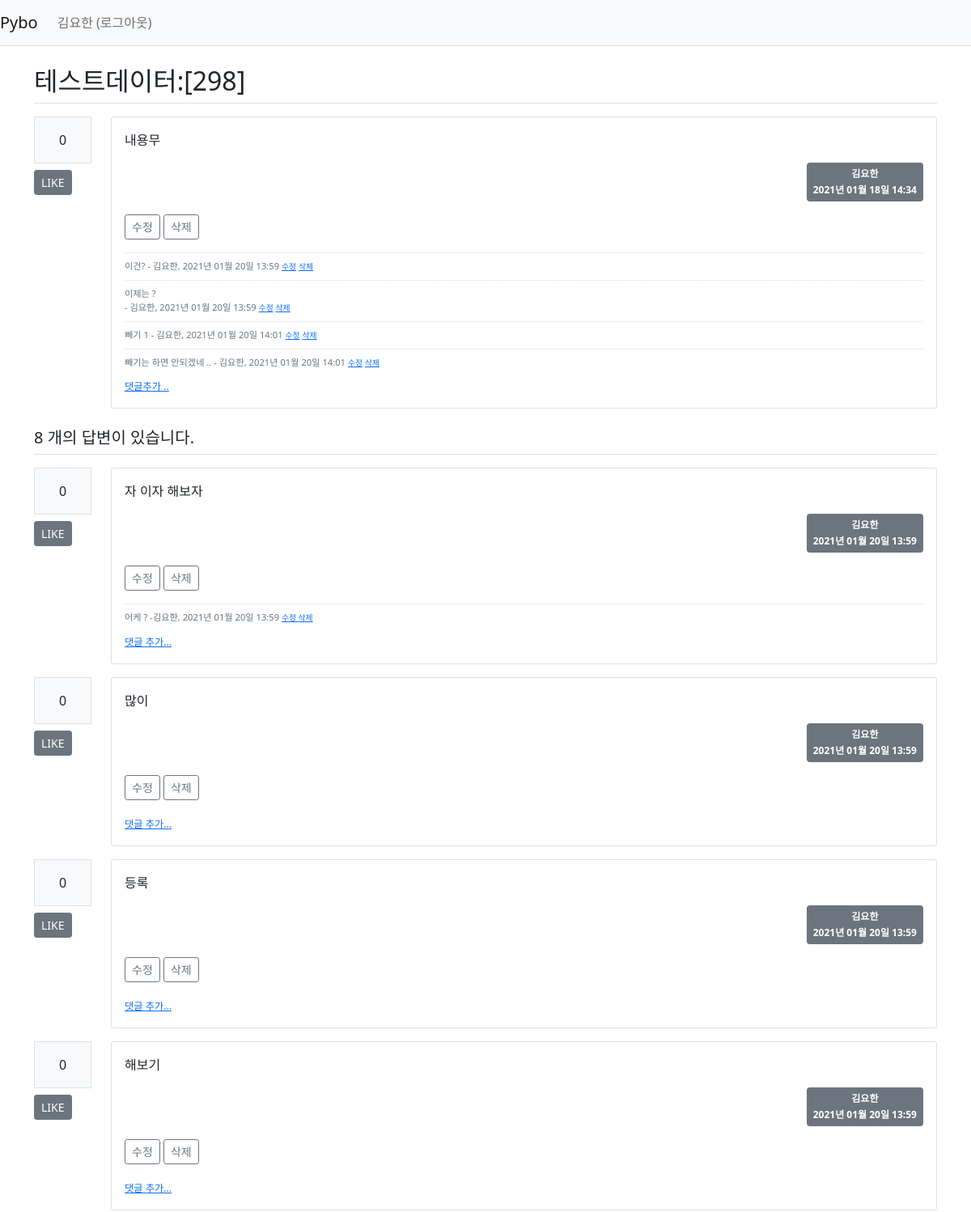
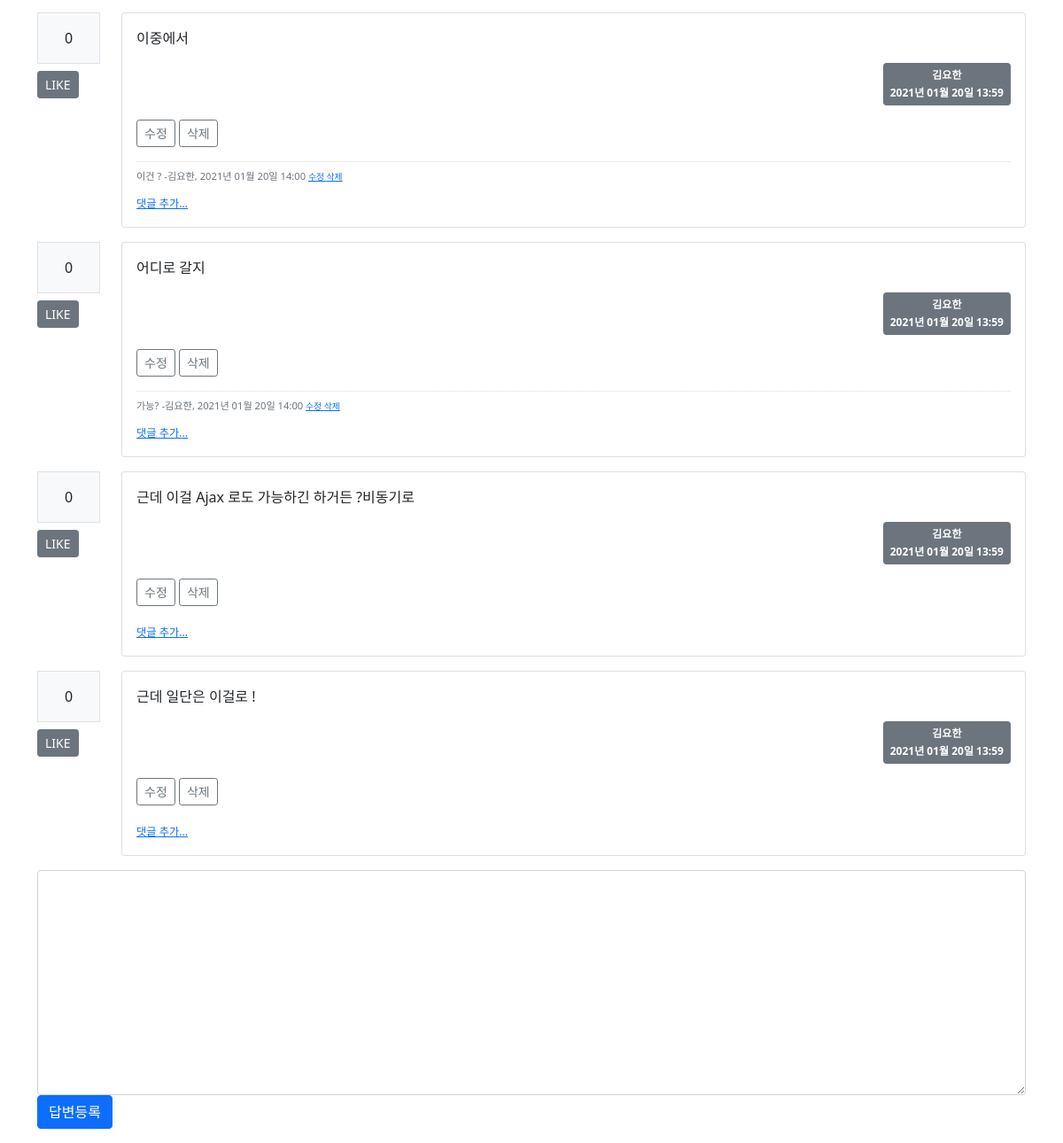
Page /question/detail/302/ (signed in) on the committed database (2 pictures, top to bottom).
### pybo/models.py (models this page shows)
class User(db.Model):
    id = db.Column(db.Integer, primary_key=True)
    username = db.Column(db.String(150), unique=True, nullable=False)
    password = db.Column(db.String(200), nullable=False)
    email = db.Column(db.String(120), unique=True, nullable=False)

class Question(db.Model):
    id = db.Column(db.Integer, primary_key=True)
    subject = db.Column(db.String(200), nullable=False)
    content = db.Column(db.Text(), nullable=False) # 글자수 제한없음 Text
    create_date = db.Column(db.DateTime(), nullable=False)
    user_id = db.Column(db.Integer, db.ForeignKey(
        'user.id', ondelete='CASCADE'), nullable=False) # server_default='1')
    user = db.relationship('User', backref=db.backref('question_set'))
    modify_date = db.Column(db.DateTime(), nullable=True)
    voter = db.relationship('User', secondary=question_voter, backref=db.backref('question_voter_set'))

class Comment(db.Model):
    id = db.Column(db.Integer, primary_key=True)
    user_id = db.Column(db.Integer, db.ForeignKey(
        'user.id', ondelete='CASCADE'), nullable=False)
    user = db.relationship('User', backref=db.backref('comment_set'))
    content = db.Column(db.Text(), nullable=False)
    create_date = db.Column(db.DateTime(), nullable=False)
    modify_date = db.Column(db.DateTime())
    question_id = db.Column(db.Integer, db.ForeignKey(
        'question.id', ondelete='CASCADE'), nullable=True)
    question = db.relationship('Question', backref=db.backref('comment_set'))
    answer_id = db.Column(db.Integer, db.ForeignKey(
        'answer.id', ondelete='CASCADE'), nullable=True)
    answer = db.relationship('Answer', backref=db.backref('comment_set'))

class Answer(db.Model):
    id = db.Column(db.Integer, primary_key=True )
    question_id = db.Column(db.Integer, db.ForeignKey('question.id', ondelete='CASCADE'))
    question = db.relationship('Question', backref=db.backref('answer_set', ))
    content = db.Column(db.Text(), nullable=False)
    create_date = db.Column(db.DateTime(), nullable=False)
    user_id = db.Column(db.Integer, db.ForeignKey(
        'user.id', ondelete='CASCADE'), nullable=False)
    user = db.relationship('User', backref=db.backref('answer_set'))
    modify_date = db.Column(db.DateTime(), nullable=True)
    voter = db.relationship('User', secondary=answer_voter, backref=db.backref('answer_voter_set'))

### pybo/views/question_views.py (the view)
@bp.route('/detail/<int:question_id>/')
def detail(question_id):
    form = AnswerForm()
    question = Question.query.get_or_404(question_id)
    return render_template('questions/question_detail.html', question=question, form=form)

### pybo/forms.py
class AnswerForm(FlaskForm):
    content = TextAreaField('내용', validators=[DataRequired(' 내용은 필수 입력 항목입니다. ')])

### pybo/filter.py (called while the page is built)
def format_datetime(value, fmt='%Y년 %m월 %d일 %H:%M'):
    return value.strftime(fmt)

### pybo/views/auth_views.py (called while the page is built)
@bp.before_app_request
def load_logged_in_user():
    user_id = session.get('user_id')
    if user_id is None:
        g.user = None
    else:
        g.user = User.query.get(user_id)

### pybo/templates/questions/question_detail.html (shortened to what this page needs)
{% extends 'base.html' %}
{% block content %}
<div class="container my-3">
    <h2 class="border-bottom py-2">{{ question.subject }}</h2>
    <div class="row my-3">
        <div class="col-1">
            <div class="bg-light text-center p-3 border font-weight-bolder mb-1">
                {{ question.voter|length }} </div>
            <a href="#" data-uri="{{ url_for('vote.question', question_id=question.id) }}"
                class="recommend btn btn-sm btn-secondary btn-block my-1"> LIKE </a>
        </div>
        <div class="col-11">
            <div class="card">
                <div class="card-body">
                    <div class="card-text">{{ question.content|markdown }}</div>
                        <div class="d-flex justify-content-end">
                            <span class="badge bg-secondary p-2 text-left">
                                <div class="mb-2">{{ question.user.username }}</div>
                                <div>{{ question.create_date|datetime }}</div>
                            </span>
                        </div>
                        {% if g.user == question.user %}
                        <div class="my-3">
                            <a href="{{ url_for('question.modify', question_id=question.id)}}"
                            class="btn btn-sm btn-outline-secondary">수정</a>
                            <a href="#" class="delete btn btn-sm btn-outline-secondary"
                            data-uri="{{ url_for('question.delete', question_id=question.id)}}">삭제</a>
                        </div>
                        {% endif %}
                        {% if question.comment_set|length > 0 %}
                        <div class="mt-3">
                            {% for comment in question.comment_set %}
                                <div class="comment py-2 text-muted">
                                    <span style="white-space: pre-line;">{{ comment.content }}</span>
                                    <span>
                                        - {{ comment.user.username }}, {{ comment.create_date|datetime }}
                                    </span>
                                    {% if g.user == comment.user %}
                                    <a href="{{ url_for('comment.modify_question', comment_id=comment.id)}}"
                                    class="small">수정</a>
                                    <a href="#" class="small delete"
                                    data-uri="{{ url_for('comment.delete_question', comment_id=comment.id)}}">삭제</a>
                                    {% endif %}
                                </div>
                                {% endfor %}
                                </div>
                                {% endif %}
                                <div>
                                    <a href="{{ url_for('comment.create_question',
                                    question_id=question.id) }}" class="small"><small>댓글추가 ..</small></a>
                                </div>
                    </div>
                </div>
            </div>
        </div>
        <h5 class="border-bottom my-3 py-2">{{ question.answer_set|length }} 개의 답변이 있습니다.</h5>
        {% for answer in question.answer_set %}
        <div class="row my-3">
            <div class="col-1">
                <div class="bg-light text-center p-3 border font-weight-bolder mb-1">
                    {{ answer.voter|length }}
                </div>
                <a href="#" data-uri="{{ url_for('vote.answer', answer_id=answer.id) }}"
                class="recommend btn btn-sm btn-secondary btn-block my-1">LIKE</a>
            </div>
            <div class="col-11">
                <div class="card">
                    <div class="card-body">
                        <div class="card-text">{{ answer.content|markdown }}</div>
                            <div class="d-flex justify-content-end">
                                <span class="badge bg-secondary p-2 text-left">
                                    <div class="mb-2">{{ answer.user.username }}</div>
                                    <div>{{ answer.create_date|datetime }}</div>
                                </span>
                            </div>
                        {% if g.user == answer.user %}
                        <div class="my-3">
                            <a href="{{ url_for('answer.modify', answer_id=answer.id) }}"
                            class="btn btn-sm btn-outline-secondary">수정</a>
                            <a href="#" class="delete btn btn-sm btn-outline-secondary"
                            data-uri="{{ url_for('answer.delete', answer_id=answer.id)}}">삭제</a>
                        </div>
                        {% endif %}
                    {% if answer.comment_set|length > 0 %}
                    <div class="mt-3">
                        {% for comment in answer.comment_set %}
                            <div class="comment py-2 text-muted">
                                <span style="white-space:pre-line;">{{ comment.content }}</span>
                                <span>
                                    -{{ comment.user.username}}, {{ comment.create_date|datetime }}
                                </span>
                                {% if g.user == comment.user %}
                                <a href="{{ url_for('comment.modify_answer', comment_id=comment.id)}}"
                                   class="small">수정 </a>
                                <a href="#" class="small delete"
                                   data-uri="{{ url_for('comment.delete_answer', comment_id=comment.id)}}">삭제</a>
                                {% endif %}
                            </div>
                        {% endfor %}
                    </div>
                    {% endif %}
                    <div>
                        <a href="{{ url_for('comment.create_answer', answer_id=answer.id)}}"
                        class="small"><small>댓글 추가...</small></a>
                    </div>
                    </div>
                </div>
            </div>
        </div>
    {% endfor %}
    <form action="{{ url_for('answer.create', question_id=question.id) }}" method="post" class="my-3">
        <div class="form-group">
            <textarea {% if not g.user %}disabled{% endif %} name="content" id="content" class="form-control" rows="10" ></textarea>
        </div>
        <input type="submit" value="답변등록" class="btn btn-primary">
    </form>
</div>
{% endblock %}

### pybo/templates/navbar.html (shortened to what this page needs)
<nav class="navbar navbar-expand-lg navbar-light bg-light border-bottom">
    <a class="navbar-brand" href="{{ url_for('main.index') }}"> Pybo</a>
    <div class="collapse navbar-collapse flex-grow-0" id="navbarNav">
        {% if g.user %}
        <ul class="navbar-nav">
            <li class="nav-item">
                <a class="nav-link" href="{{ url_for('auth.logout')}}">{{ g.user.username }} (로그아웃)</a>
            </li>
        </ul>
        {% endif %}
    </div>
</nav>

### pybo/static/style.css (style rules this page uses)
.comment { border-top:dotted 1px #ddd; font-size:0.7em; }

### rows in the picture
User: user.username "김요한"
Question: subject "테스트데이터:[298]", content "내용무", create_date "2021년 01월 18일 14:34"
Comment: content "이건?", user.username "김요한", create_date "2021년 01월 20일 13:59"
Comment: content "이제는 ?", user.username "김요한", create_date "2021년 01월 20일 13:59"
Comment: content "빼기 1", user.username "김요한", create_date "2021년 01월 20일 14:01"
Comment: content "빼기는 하면 안되겠네 ..", user.username "김요한", create_date "2021년 01월 20일 14:01"
Answer: voter|length "0", content "자 이자 해보자", user.username "김요한", create_date "2021년 01월 20일 13:59"
Comment: content "어케 ?", user.username "김요한", create_date "2021년 01월 20일 13:59"
Answer: voter|length "0", content "많이", user.username "김요한", create_date "2021년 01월 20일 13:59"
Answer: voter|length "0", content "등록", user.username "김요한", create_date "2021년 01월 20일 13:59"
Answer: voter|length "0", content "해보기", user.username "김요한", create_date "2021년 01월 20일 13:59"
Answer: voter|length "0", content "이중에서", user.username "김요한", create_date "2021년 01월 20일 13:59"
Comment: content "이건 ?", user.username "김요한", create_date "2021년 01월 20일 14:00"
Answer: voter|length "0", content "어디로 갈지", user.username "김요한", create_date "2021년 01월 20일 13:59"
Comment: content "가능?", user.username "김요한", create_date "2021년 01월 20일 14:00"
Answer: voter|length "0", content "근데 이걸 Ajax 로도 가능하긴 하거든 ?비동기로", user.username "김요한", create_date "2021년 01월 20일 13:59"
Answer: voter|length "0", content "근데 일단은 이걸로 !", user.username "김요한", create_date "2021년 01월 20일 13:59"

### other values in the picture
{{ question.voter|length }} "0"
{{ question.answer_set|length }} "8"
